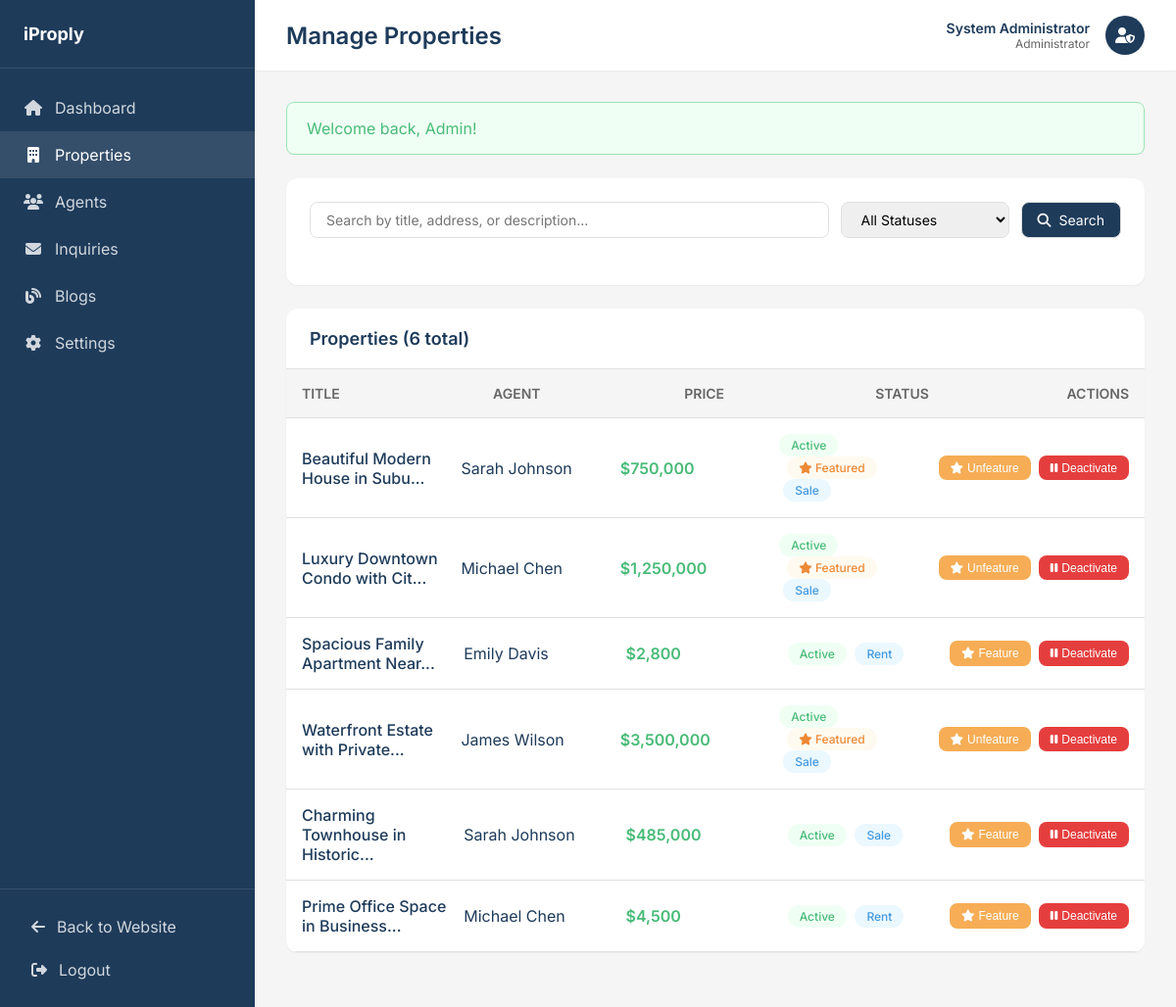
/admin/properties.php (signed in), run on the app's committed database.
### tables this page shows
CREATE TABLE properties (
    id INT AUTO_INCREMENT PRIMARY KEY,
    agent_id INT NOT NULL,
    category_id INT,
    property_type_id INT,
    title VARCHAR(255) NOT NULL,
    slug VARCHAR(255) NOT NULL UNIQUE,
    description LONGTEXT,
    short_description TEXT,
    price DECIMAL(15, 2) NOT NULL,
    price_type ENUM('fixed', 'negotiable', 'auction') DEFAULT 'fixed',
    status ENUM('sale', 'rent', 'sold', 'pending') DEFAULT 'sale',
    property_status ENUM('active', 'inactive', 'pending', 'featured', 'sold', 'rented') DEFAULT 'pending',
    bedrooms INT DEFAULT 0,
    bathrooms DECIMAL(3, 1) DEFAULT 0,
    area_sqft DECIMAL(10, 2) DEFAULT 0,
    lot_size DECIMAL(10, 2) DEFAULT 0,
    year_built INT,
    parking_spaces INT DEFAULT 0,
    garage_spaces INT DEFAULT 0,
    floors INT DEFAULT 1,
    address TEXT NOT NULL,
    city VARCHAR(100) NOT NULL,
    state VARCHAR(50) NOT NULL,
    zip_code VARCHAR(20) NOT NULL,
    country VARCHAR(50) DEFAULT 'USA',
    latitude DECIMAL(10, 8),
    longitude DECIMAL(11, 8),
    map_address TEXT,
    features LONGTEXT,
    amenities LONGTEXT,
    nearby_places LONGTEXT,
    virtual_tour_url VARCHAR(500),
    video_url VARCHAR(500),
    floor_plan VARCHAR(255),
    featured_image VARCHAR(255),
    is_featured TINYINT(1) DEFAULT 0,
    is_premium TINYINT(1) DEFAULT 0,
    view_count INT DEFAULT 0,
    inquiry_count INT DEFAULT 0,
    admin_notes TEXT,
    approved_by INT,
    approved_at DATETIME,
    expires_at DATE,
    created_at TIMESTAMP DEFAULT CURRENT_TIMESTAMP,
    updated_at TIMESTAMP DEFAULT CURRENT_TIMESTAMP ON UPDATE CURRENT_TIMESTAMP,
    FOREIGN KEY (agent_id) REFERENCES agents(id) ON DELETE CASCADE,
    FOREIGN KEY (category_id) REFERENCES categories(id) ON DELETE SET NULL,
    FOREIGN KEY (property_type_id) REFERENCES property_types(id) ON DELETE SET NULL,
    FOREIGN KEY (approved_by) REFERENCES admins(id) ON DELETE SET NULL,
    INDEX idx_price (price),
    INDEX idx_status (status),
    INDEX idx_city (city),
    INDEX idx_state (state),
    INDEX idx_property_status (property_status),
    INDEX idx_featured (is_featured),
    FULLTEXT INDEX idx_search (title, description, address, city)
);

CREATE TABLE agents (
    id INT AUTO_INCREMENT PRIMARY KEY,
    username VARCHAR(100) NOT NULL UNIQUE,
    email VARCHAR(255) NOT NULL UNIQUE,
    password VARCHAR(255) NOT NULL,
    first_name VARCHAR(100) NOT NULL,
    last_name VARCHAR(100) NOT NULL,
    phone VARCHAR(50),
    mobile VARCHAR(50),
    license_number VARCHAR(100),
    bio TEXT,
    avatar VARCHAR(255),
    address TEXT,
    city VARCHAR(100),
    state VARCHAR(50),
    zip_code VARCHAR(20),
    website VARCHAR(255),
    facebook VARCHAR(255),
    twitter VARCHAR(255),
    instagram VARCHAR(255),
    linkedin VARCHAR(255),
    years_experience INT DEFAULT 0,
    specialties TEXT,
    status ENUM('active', 'inactive', 'pending', 'suspended') DEFAULT 'pending',
    is_featured TINYINT(1) DEFAULT 0,
    email_notifications TINYINT(1) DEFAULT 1,
    last_login DATETIME,
    created_at TIMESTAMP DEFAULT CURRENT_TIMESTAMP,
    updated_at TIMESTAMP DEFAULT CURRENT_TIMESTAMP ON UPDATE CURRENT_TIMESTAMP
);

### config/config.php (called while the page is built, shortened)
<?php
function base_url($path = '') {
    return rtrim(APP_URL, '/') . '/' . ltrim($path, '/');
}
function sanitize($input) {
    return htmlspecialchars(trim($input ?? ''), ENT_QUOTES, 'UTF-8');
}
function truncate($text, $length = 100, $suffix = '...') {
    return substr($text, 0, $length) . $suffix;
}
function get_flash_messages() {
    $messages = $_SESSION['flash_messages'] ?? [];
    return $messages;
}

### includes/Database.php (called while the page is built, shortened)
<?php
class Database {
    private static $instance = null;
    private $pdo;
    private $stmt;
    private function __construct() {
        $dsn = "mysql:host=" . DB_HOST . ";dbname=" . DB_NAME . ";charset=" . DB_CHARSET;
        $options = [
            PDO::ATTR_ERRMODE => PDO::ERRMODE_EXCEPTION,
            PDO::ATTR_DEFAULT_FETCH_MODE => PDO::FETCH_ASSOC,
            PDO::ATTR_EMULATE_PREPARES => false,
            PDO::MYSQL_ATTR_INIT_COMMAND => "SET NAMES " . DB_CHARSET . " COLLATE utf8mb4_unicode_ci"
        ];
        try {
            $this->pdo = new PDO($dsn, DB_USER, DB_PASS, $options);
        } catch (PDOException $e) {
            $this->error = $e->getMessage();
            error_log("Database Connection Error: " . $this->error);
            if (APP_ENV === 'development') {
                die("Database Connection Error: " . $this->error);
            } else {
                die("A database error occurred. Please try again later.");
            }
        }
    }
    public static function getInstance() {
        if (self::$instance === null) {
            self::$instance = new self();
        }
        return self::$instance;
    }
    public function query($sql, $params = []) {
        $this->stmt = $this->pdo->prepare($sql);
        try {
            $this->stmt->execute($params);
            return $this;
        } catch (PDOException $e) {
            error_log("Query Error: " . $e->getMessage() . " | SQL: " . $sql);
            throw $e;
        }
    }
    public function fetchAll() {
        return $this->stmt->fetchAll();
    }
}

### admin/properties.php (the view, shortened to what this page needs)
<?php
require_once '../config/config.php';
require_once '../includes/Database.php';
$db = Database::getInstance();
$status = isset($_GET['status']) ? sanitize($_GET['status']) : 'all';
$search = isset($_GET['search']) ? sanitize($_GET['search']) : '';
$page = isset($_GET['page']) ? (int)$_GET['page'] : 1;
$perPage = 20;
$params     = [];
$countQuery = "SELECT COUNT(*) as count FROM properties p LEFT JOIN agents a ON p.agent_id = a.id";
$countResult = $db->query($countQuery, $params)->fetchAll();
$totalItems  = $countResult[0]['count'];
$offset = ($page - 1) * $perPage;
$query  = "SELECT p.*, a.first_name, a.last_name
           FROM properties p
           LEFT JOIN agents a ON p.agent_id = a.id";
$query .= " ORDER BY p.created_at DESC LIMIT {$perPage} OFFSET {$offset}";
$properties = $db->query($query, $params)->fetchAll();
$csrfToken = generate_csrf_token();
?>
<!DOCTYPE html>
<html lang="en">
<head>
    <link rel="stylesheet" href="https://cdnjs.cloudflare.com/ajax/libs/font-awesome/6.4.0/css/all.min.css">
    <link rel="stylesheet" href="../assets/css/admin.css">
</head>
<body>
    <aside class="sidebar">
        <div class="sidebar-header">
            <a href="<?php echo base_url(); ?>"><?php echo APP_NAME; ?></a>
        </div>
        <nav class="sidebar-nav">
            <a href="dashboard.php"><i class="fas fa-home"></i> Dashboard</a>
            <a href="properties.php" class="active"><i class="fas fa-building"></i> Properties</a>
            <a href="agents.php"><i class="fas fa-users"></i> Agents</a>
            <a href="inquiries.php"><i class="fas fa-envelope"></i> Inquiries</a>
            <a href="blogs.php"><i class="fas fa-blog"></i> Blogs</a>
            <a href="settings.php"><i class="fas fa-cog"></i> Settings</a>
        </nav>
        <div class="sidebar-footer">
            <a href="<?php echo base_url(); ?>"><i class="fas fa-arrow-left"></i> Back to Website</a>
            <a href="logout.php"><i class="fas fa-sign-out-alt"></i> Logout</a>
        </div>
    </aside>
    <div class="main-wrapper">
        <header class="topbar">
            <div class="topbar-title">
                <h1>Manage Properties</h1>
            </div>
            <div class="topbar-user">
                <div class="user-info">
                    <div class="name"><?php echo sanitize($_SESSION['user_name']); ?></div>
                    <div class="role">Administrator</div>
                </div>
                <div class="user-avatar">
                    <i class="fas fa-user-shield"></i>
                </div>
            </div>
        </header>
        <main class="content">
            <?php $flashMessages = get_flash_messages(); ?>
            <?php if (!empty($flashMessages)): ?>
                <?php foreach ($flashMessages as $message): ?>
                    <div class="alert alert-<?php echo sanitize($message['type']); ?>">
                        <?php echo sanitize($message['message']); ?>
                    </div>
                <?php endforeach; ?>
            <?php endif; ?>
            <div class="card">
                <div class="card-body">
                    <form method="GET" class="search-form">
                        <input
                            type="text"
                            name="search"
                            placeholder="Search by title, address, or description..."
                            value="<?php echo sanitize($search); ?>"
                        >
                        <select name="status">
                            <option value="all"      <?php echo $status === 'all'      ? 'selected' : ''; ?>>All Statuses</option>
                        </select>
                        <button type="submit" class="btn btn-primary">
                            <i class="fas fa-search"></i> Search
                        </button>
                    </form>
                </div>
            </div>
            <div class="card">
                <div class="card-header">
                    <h2>Properties (<?php echo $totalItems; ?> total)</h2>
                </div>
                <div class="card-body" style="padding: 0;">
                    <?php if (empty($properties)): ?>
                        <div class="empty-state" style="padding: 2rem;">
                            <i class="fas fa-home"></i>
                            <p>No properties found.</p>
                        </div>
                    <?php else: ?>
                        <div class="header-row">
                            <div>Title</div>
                            <div>Agent</div>
                            <div>Price</div>
                            <div>Status</div>
                            <div style="text-align: right;">Actions</div>
                        </div>
                        <?php foreach ($properties as $property): ?>
                            <div class="property-row">
                                <div class="property-title">
                                    <?php echo sanitize(truncate($property['title'], 30)); ?>
                                </div>
                                <div>
                                    <?php
                                        $agentName = trim(($property['first_name'] ?? '') . ' ' . ($property['last_name'] ?? ''));
                                        echo sanitize($agentName ?: '—');
                                    ?>
                                </div>
                                <div class="property-price">
                                    $<?php echo number_format($property['price']); ?>
                                </div>
                                <div>
                                    <?php
                                        $badgeClass = match($property['property_status']) {
                                            'pending'  => 'warning',
                                            'active',
                                            'featured' => 'success',
                                            'inactive' => 'info',
                                            'sold',
                                            'rented'   => 'info',
                                            default    => 'info',
                                        };
                                    ?>
                                    <span class="badge badge-<?php echo $badgeClass; ?>">
                                        <?php echo ucfirst(sanitize($property['property_status'])); ?>
                                    </span>
                                    <?php if ($property['is_featured']): ?>
                                        <span class="badge badge-warning" style="margin-left: 0.5rem;">
                                            <i class="fas fa-star"></i> Featured
                                        </span>
                                    <?php endif; ?>
                                    <span class="badge badge-info" style="margin-left:0.25rem;">
                                        <?php echo ucfirst(sanitize($property['status'])); ?>
                                    </span>
                                </div>
                                <div class="actions" style="justify-content: flex-end;">
                                    <?php if ($property['property_status'] === 'pending'): ?>
                                        <form method="POST" style="display:inline;">
                                            <input type="hidden" name="<?php echo CSRF_TOKEN_NAME; ?>" value="<?php echo $csrfToken; ?>">
                                            <input type="hidden" name="action" value="approve">
                                            <input type="hidden" name="property_id" value="<?php echo (int)$property['id']; ?>">
                                            <button type="submit" class="action-btn btn-approve"
                                                    onclick="return confirm('Approve this property?');">
                                                <i class="fas fa-check"></i> Approve
                                            </button>
                                        </form>
                                        <form method="POST" style="display:inline;">
                                            <input type="hidden" name="<?php echo CSRF_TOKEN_NAME; ?>" value="<?php echo $csrfToken; ?>">
                                            <input type="hidden" name="action" value="reject">
                                            <input type="hidden" name="property_id" value="<?php echo (int)$property['id']; ?>">
                                            <button type="submit" class="action-btn btn-reject"
                                                    onclick="return confirm('Reject and permanently remove this property?');">
                                                <i class="fas fa-times"></i> Reject
                                            </button>
                                        </form>
                                    <?php elseif (in_array($property['property_status'], ['active', 'featured'])): ?>
                                        <?php if (!$property['is_featured']): ?>
                                            <form method="POST" style="display:inline;">
                                                <button type="submit" class="action-btn btn-feature">
                                                    <i class="fas fa-star"></i> Feature
                                                </button>
                                            </form>
                                        <?php else: ?>
                                            <form method="POST" style="display:inline;">
                                                <button type="submit" class="action-btn btn-feature">
                                                    <i class="fas fa-star"></i> Unfeature
                                                </button>
                                            </form>
                                        <?php endif; ?>
                                        <form method="POST" style="display:inline;">
                                            <button type="submit" class="action-btn btn-reject"
                                                    onclick="return confirm('Deactivate this property?');">
                                                <i class="fas fa-pause"></i> Deactivate
                                            </button>
                                        </form>
                                    <?php endif; ?>
                                </div>
                            </div>
                        <?php endforeach; ?>
                    <?php endif; ?>
                </div>
            </div>
        </main>
    </div>
</body>
</html>

### data on the page
properties: title "Beautiful Modern House in Subu...", agent.last_name "Sarah Johnson", price "750,000", property_status "Active", is_featured 1 (drawn), status "Sale"
properties: title "Luxury Downtown Condo with Cit...", agent.last_name "Michael Chen", price "1,250,000", property_status "Active", is_featured 1 (drawn), status "Sale"
properties: title "Spacious Family Apartment Near...", agent.last_name "Emily Davis", price "2,800", property_status "Active", status "Rent"
properties: title "Waterfront Estate with Private...", agent.last_name "James Wilson", price "3,500,000", property_status "Active", is_featured 1 (drawn), status "Sale"
properties: title "Charming Townhouse in Historic...", agent.last_name "Sarah Johnson", price "485,000", property_status "Active", status "Sale"
properties: title "Prime Office Space in Business...", agent.last_name "Michael Chen", price "4,500", property_status "Active", status "Rent"

### other printed values
APP_NAME "iProply"
$_SESSION['user_name'] "System Administrator"
$message['message'] "Welcome back, Admin!"
$totalItems "6"
